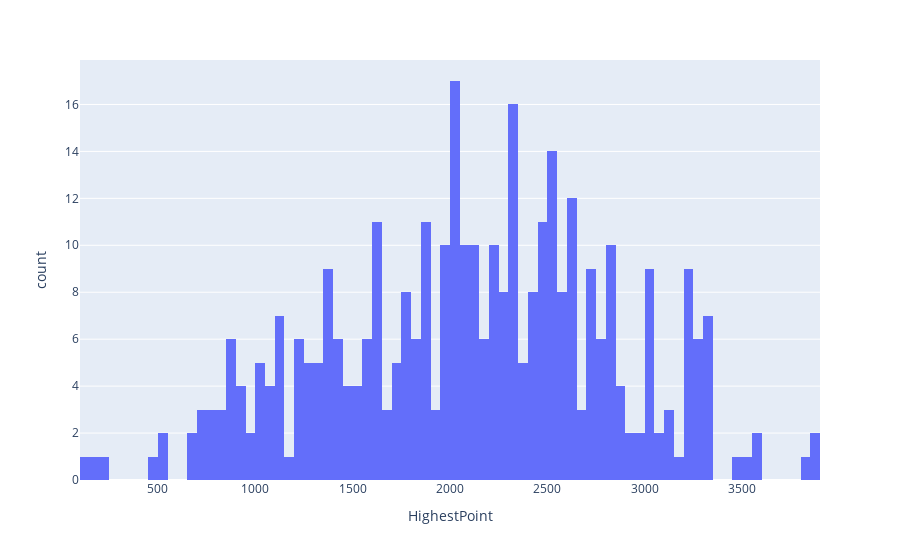
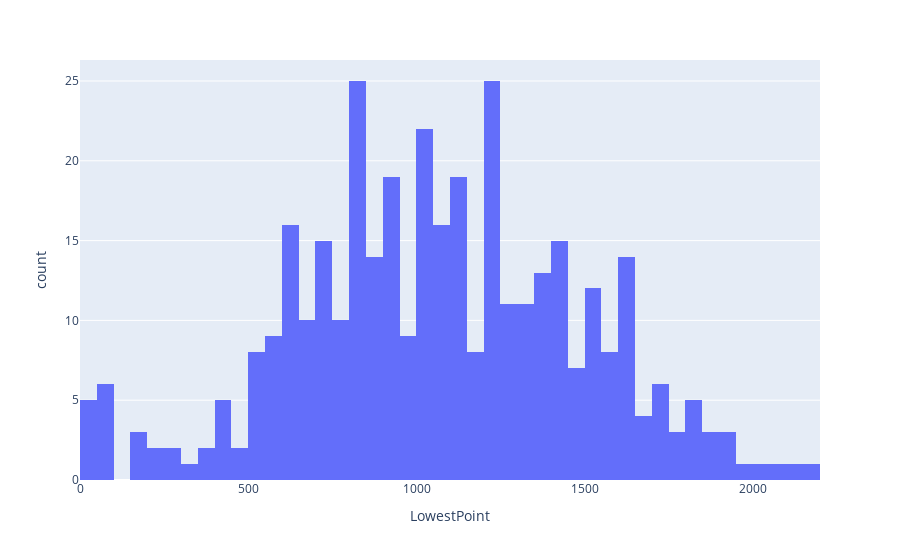
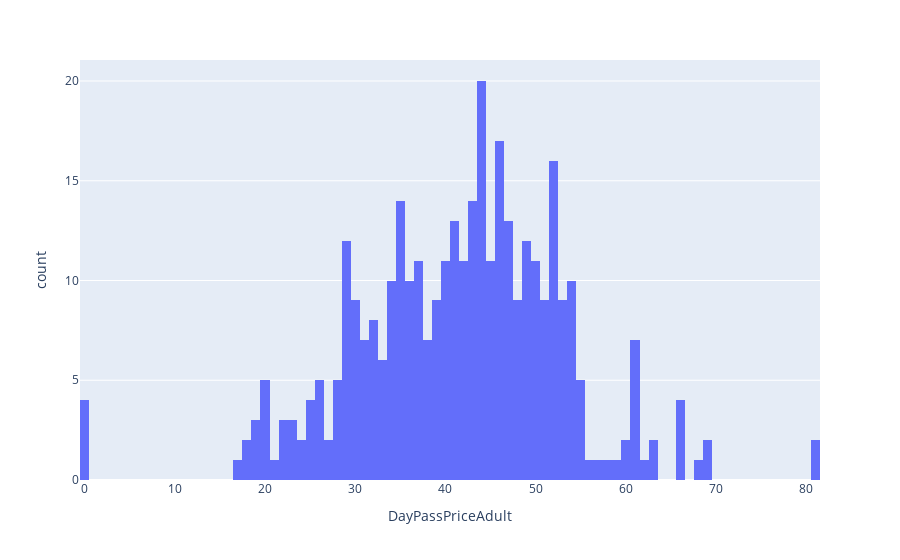
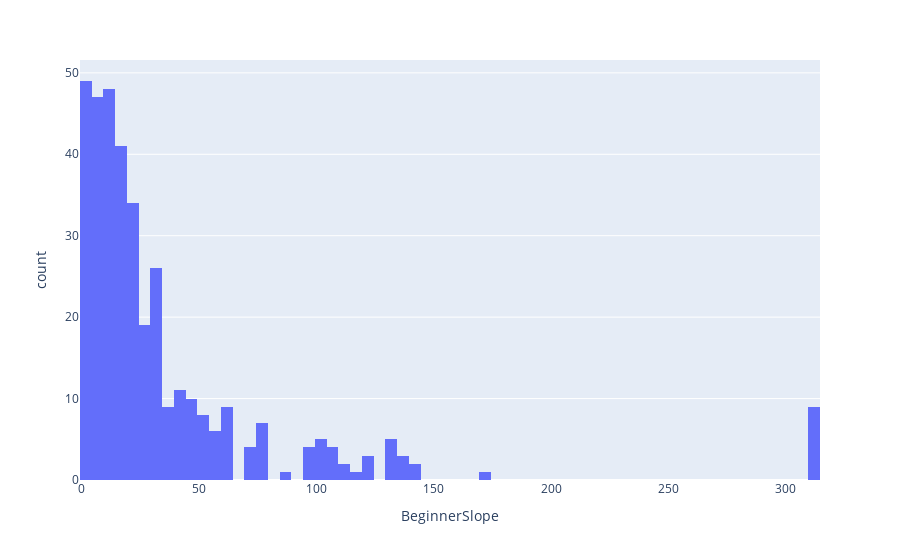

Notebook code for these charts, in order:
### Markdown cell above
**Your Answer:** The overview above shows that there are only few candidates for being converted into categorical data, because the variety of their entries is too high compared to there being 376 rows in total.
Let's have a look at the distributions via histograms:

### Code cell
num_cols = ['HighestPoint','LowestPoint','DayPassPriceAdult','BeginnerSlope','IntermediateSlope','DifficultSlope','TotalSlope','SurfaceLifts','ChairLifts','GondolaLifts','TotalLifts','LiftCapacity','SnowCannons']
for col in num_cols:
    fig = px.histogram(df, x=col,nbins=100)
    fig.show()

### Figure 1 — Plotly figure (JSON) as saved in the notebook; plotly's stock layout.template omitted (floating-point values rounded to 4 significant figures; data arrays with more than 128 entries replaced by an {"elided": "..."} marker saying what was removed)
{"data": [{"alignmentgroup": "True", "bingroup": "x", "hovertemplate": "HighestPoint=%{x}<br>count=%{y}<extra></extra>", "legendgroup": "", "marker": {"color": "#636efa", "pattern": {"shape": ""}}, "name": "", "nbinsx": 100, "offsetgroup": "", "orientation": "v", "showlegend": false, "type": "histogram", "x": {"elided": "376 int values"}, "xaxis": "x", "yaxis": "y"}], "layout": {"barmode": "relative", "legend": {"tracegroupgap": 0}, "margin": {"t": 60}, "xaxis": {"anchor": "y", "domain": [0, 1], "title": {"text": "HighestPoint"}}, "yaxis": {"anchor": "x", "domain": [0, 1], "title": {"text": "count"}}}}

### Figure 2 — Plotly figure (JSON) as saved in the notebook; plotly's stock layout.template omitted (floating-point values rounded to 4 significant figures; data arrays with more than 128 entries replaced by an {"elided": "..."} marker saying what was removed)
{"data": [{"alignmentgroup": "True", "bingroup": "x", "hovertemplate": "LowestPoint=%{x}<br>count=%{y}<extra></extra>", "legendgroup": "", "marker": {"color": "#636efa", "pattern": {"shape": ""}}, "name": "", "nbinsx": 100, "offsetgroup": "", "orientation": "v", "showlegend": false, "type": "histogram", "x": {"elided": "376 int values"}, "xaxis": "x", "yaxis": "y"}], "layout": {"barmode": "relative", "legend": {"tracegroupgap": 0}, "margin": {"t": 60}, "xaxis": {"anchor": "y", "domain": [0, 1], "title": {"text": "LowestPoint"}}, "yaxis": {"anchor": "x", "domain": [0, 1], "title": {"text": "count"}}}}

### Figure 3 — Plotly figure (JSON) as saved in the notebook; plotly's stock layout.template omitted (floating-point values rounded to 4 significant figures; data arrays with more than 128 entries replaced by an {"elided": "..."} marker saying what was removed)
{"data": [{"alignmentgroup": "True", "bingroup": "x", "hovertemplate": "DayPassPriceAdult=%{x}<br>count=%{y}<extra></extra>", "legendgroup": "", "marker": {"color": "#636efa", "pattern": {"shape": ""}}, "name": "", "nbinsx": 100, "offsetgroup": "", "orientation": "v", "showlegend": false, "type": "histogram", "x": {"elided": "376 int values"}, "xaxis": "x", "yaxis": "y"}], "layout": {"barmode": "relative", "legend": {"tracegroupgap": 0}, "margin": {"t": 60}, "xaxis": {"anchor": "y", "domain": [0, 1], "title": {"text": "DayPassPriceAdult"}}, "yaxis": {"anchor": "x", "domain": [0, 1], "title": {"text": "count"}}}}

### Figure 4 — Plotly figure (JSON) as saved in the notebook; plotly's stock layout.template omitted (floating-point values rounded to 4 significant figures; data arrays with more than 128 entries replaced by an {"elided": "..."} marker saying what was removed)
{"data": [{"alignmentgroup": "True", "bingroup": "x", "hovertemplate": "BeginnerSlope=%{x}<br>count=%{y}<extra></extra>", "legendgroup": "", "marker": {"color": "#636efa", "pattern": {"shape": ""}}, "name": "", "nbinsx": 100, "offsetgroup": "", "orientation": "v", "showlegend": false, "type": "histogram", "x": {"elided": "376 int values"}, "xaxis": "x", "yaxis": "y"}], "layout": {"barmode": "relative", "legend": {"tracegroupgap": 0}, "margin": {"t": 60}, "xaxis": {"anchor": "y", "domain": [0, 1], "title": {"text": "BeginnerSlope"}}, "yaxis": {"anchor": "x", "domain": [0, 1], "title": {"text": "count"}}}}
